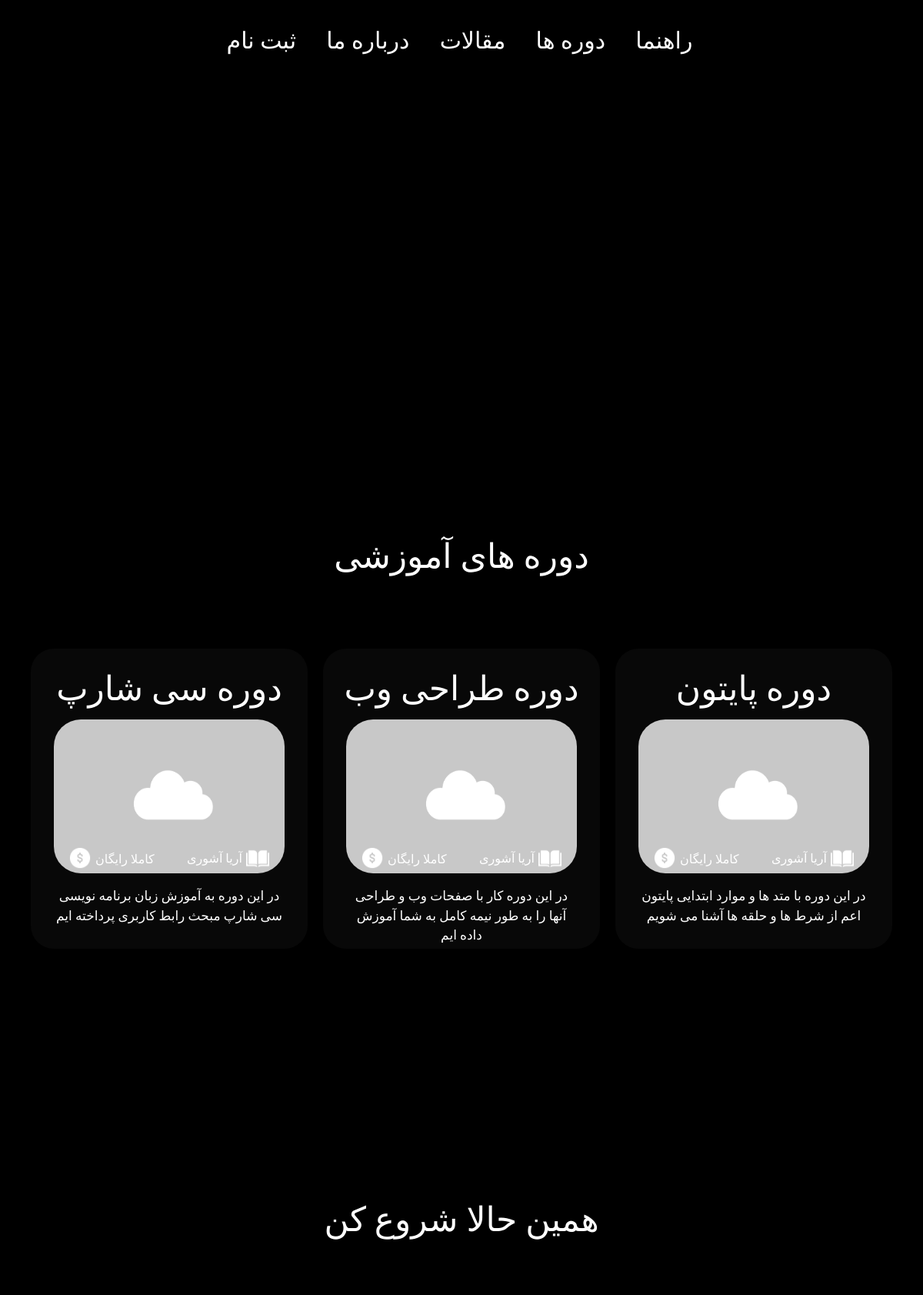
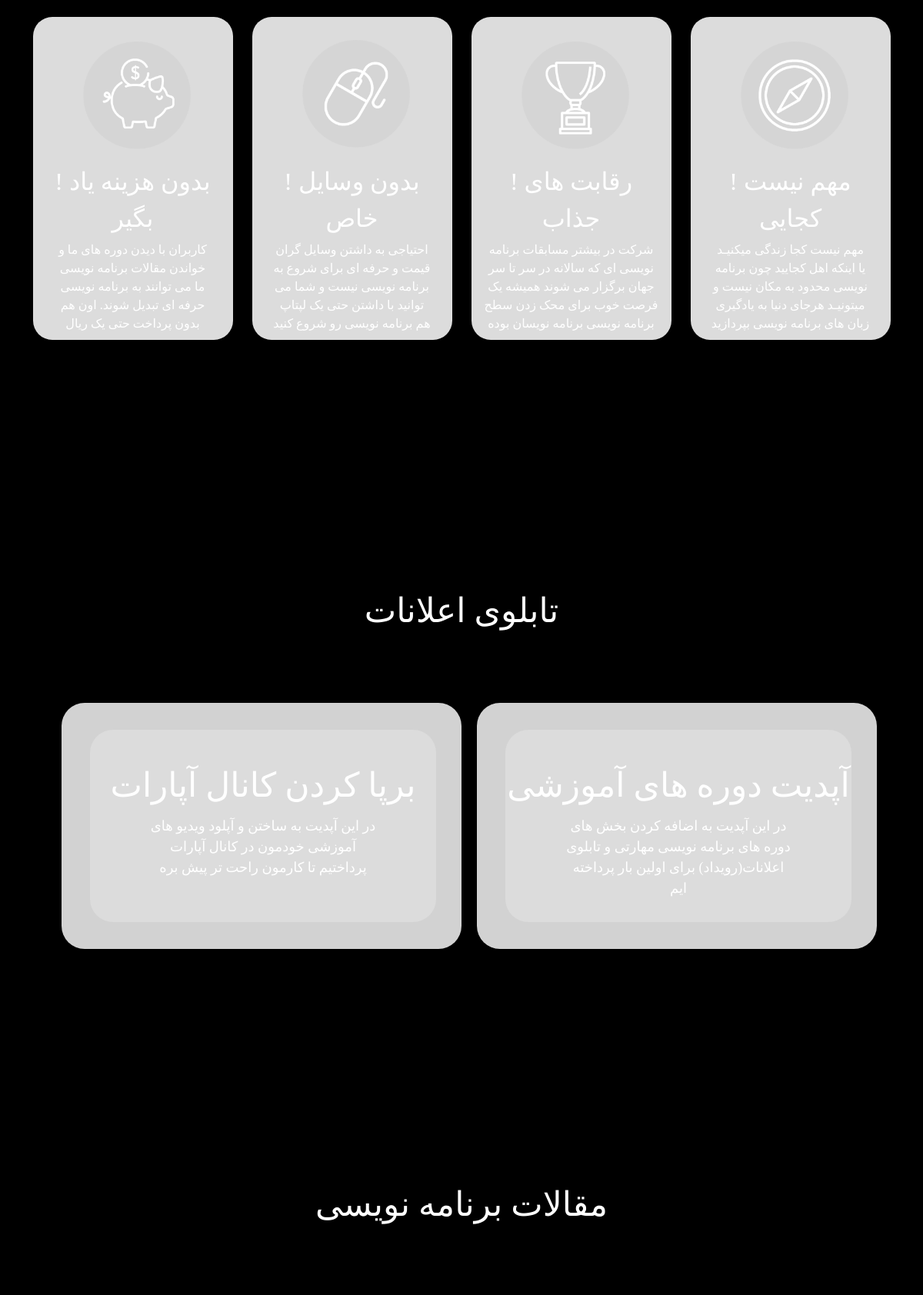
The app's page / (signed in, upper part) with its own data (2 pictures, top to bottom).
### Branch/models.py (models this page shows, shortened)
class Course(models.Model):
	status =  (
		("d", "Draft"),
		("p", "Publish")
	)
	title = models.CharField(max_length = 20)
	sitle = models.CharField(max_length = 20, unique = True, null = True)
	slug = models.SlugField(max_length = 20, unique = True, null = True)
	teacher = models.CharField(max_length = 30, null = True)
	price = models.CharField(max_length = 20, null = True)
	preamble = models.CharField(max_length = 90, null = True)
	Date = models.CharField(max_length = 20, null = True)
	Topic = models.CharField(max_length = 20, null = True)
	thumbnail = models.ImageField(null=True, upload_to = "Images")
	Video = models.CharField(max_length = 100, null = True)
	publish = models.DateTimeField(default = timezone.now)
	created = models.DateTimeField(auto_now_add = True)
	created = models.DateTimeField(auto_now = True)
	status = models.CharField(max_length = 1, choices = status)

class Notification(models.Model):
	status =  (
		("d", "Draft"),
		("p", "Publish")
	)
	title = models.CharField(max_length = 40)
	preamble = models.CharField(max_length = 120, null = True)
	Date = models.CharField(max_length = 20, null = True)
	publish = models.DateTimeField(default = timezone.now)
	created = models.DateTimeField(auto_now_add = True)
	created = models.DateTimeField(auto_now = True)
	status = models.CharField(max_length = 1, choices = status)

### Branch/views.py (the view)
# urls.py: path('', home, name="home"),
def home(request):
	context = {"Articles" : Article.objects.filter(status = "p").order_by("-publish")[:3],
	"Courses" : Course.objects.filter(status = "p").order_by("-publish")[:3],
	"Notifs" : Notification.objects.filter(status = "p").order_by("-publish")[:2],}
	return render(request, "home.html", context)

### Branch/templates/home.html (shortened to what this page needs)
{% load static %}
<!DOCTYPE html>
<html>
    <head>
        <link href="https://cdn.jsdelivr.net/npm/bootstrap@5.1.3/dist/css/bootstrap.min.css" rel="stylesheet">
        <link href="https://unpkg.com/aos@2.3.1/dist/aos.css" rel="stylesheet">
        <link rel="stylesheet" href="{% static 'css/home.css' %}">
    </head>
    <Body>
        <div style="cursor:pointer;" data-aos="fade-down" class="container">
            <div class="row">
                <div class="col-12 co-md-12" style="margin-top:20px; text-align:center; margin-top:30px; margin-left:-20px;">
                    <a href="signup"><p class="li_element">ثبت نام</p></a>
                    <a href="about"><p class="li_element">درباره ما</p></a>
                    <a href="blogs"><p class="li_element">مقالات</p></a>
                    <a href="courses"><p class="li_element">دوره ها</p></a>
                    <a href="guide"><p class="li_element">راهنما</p></a>
                </div>
            </div>
        </div>
        <div data-aos="fade-up" data-aos-duration="750" class="container" style="justify-content:center; display:flex; margin-top:600px;">
            <p style="font-family:Aviny; font-size:44px; color:white;">دوره های آموزشی</p>
        </div>
        <div data-aos="fade-up" data-aos-duration="1000" class="container" style="margin-top:50px;">
            <div class="row">
            {% for Course in Courses %}
                    <div class="col-12 col-md-4" id="base_of_advan">
                        <p style="color:white; font-size:44px; margin-top:20px; text-align:center; font-family:Aviny;">{{Course.title}}</p>
                        <div class="container" style="justify-content:center; display:flex;">
                            {% if user.is_authenticated %}
                                <a style="text-decoration:none;" href="/course/{{Course.slug}}"><img src="{{Course.thumbnail.url}}" style="width:300px; margin:-10px auto; height:200px; border-radius:35px;">
                                <img style="width:30px; height:30px; margin-top:-45px; margin-left:250px;" src="{% static 'img/Article icon/Teacher.png' %}">
                                <img style="width:28px; height:28px; margin-top:-95px; margin-left:20px;" src="{% static 'img/Article icon/Price.png' %}"></a>
                            {% endif %}
                        </div>
                        <p style="color:white; font-family:Vazir; font-size:16px; margin-top:-69px; margin-left:191px">{{Course.teacher}}</p>
                        <p style="color:white; font-family:Vazir; font-size:16px; margin-top:-39px; margin-left:72px">{{Course.price}}</p>
                        <div style="margin:23px auto; font-weight:100; text-align:center; background-color:none; height:80px; width:300px; font-family:Vazir; font-size:17px; color:white;">{{Course.preamble}}</div>
                    </div>
            {% endfor %}
            </div>
        </div>
        <div data-aos="fade-up" data-aos-duration="750" class="container" style="justify-content:center; display:flex; margin-top:300px;">
            <p style="font-family:Aviny; font-size:44px; color:white;">همین حالا شروع کن</p>
        </div>
        <div data-aos="fade-up" data-aos-duration="1000" style="margin-top:50px;" class="container">
            <div class="row">
                <div id="base_of_desc" class="col-12 col-lg-3">
                    <div style="background-color:none; width:130px; height:130px; border-radius:50%; margin:30px auto;">
                        <img style="width:140px; height:140px; margin:2px auto;" src="{% static 'img/Main icon/Money.png' %}">
                    </div>
                    <div style="color:white; font-weight:300; font-family:Aviny; font-size:32px; text-align:center; margin-top:px;">! بدون هزینه یاد بگیر</div>
                    <div style="color:white; font-weight:300; text-align:justify; text-justify:inter-word; font-family:Shabnam; font-size:16px; width:200px; text-align:center; margin:5px auto;">کاربران  با دیدن دوره های ما و خواندن مقالات برنامه نویسی<br> ما می توانند به برنامه نویسی حرفه ای تبدیل شوند. اون هم بدون پرداخت حتی یک ریال</div>
                </div>
                <div id="base_of_desc" class="col-12 col-lg-3">
                    <div style="background-color:none; width:130px; height:130px; border-radius:50%; margin:30px auto;">
                        <img style="width:140px; height:140px; margin:0px auto;" src="{% static 'img/Main icon/Mouse.png' %}">
                    </div>
                    <div style="color:white; font-weight:300; font-family:Aviny; font-size:32px; text-align:center; margin-top:5px;">! بدون وسایل خاص</div>
                    <div style="color:white; font-weight:300; text-align:justify; text-justify:inter-word; font-family:Shabnam; font-size:16px; text-align:center; margin-top:5px;"> احتیاجی به داشتن وسایل گران قیمت و حرفه ای برای شروع به <br>برنامه نویسی نیست و شما می توانید با داشتن حتی یک لپتاپ <br>هم برنامه نویسی رو شروع کنید</div>
                </div>
                <div id="base_of_desc" class="col-12 col-lg-3">
                    <div style="background-color:none; width:130px; height:130px; border-radius:50%; margin:30px auto;">
                        <img style="width:140px; height:140px; margin:2px auto;" src="{% static 'img/Main icon/Trophy.png' %}">
                    </div>
                    <div style="color:white; font-weight:300; font-family:Aviny; font-size:32px; text-align:center; margin-top:5px;">! رقابت های جذاب</div>
                    <div style="color:white; font-weight:300; text-align:justify; text-justify:inter-word; font-family:Shabnam; font-size:16px; text-align:center; margin-top:5px;">شرکت در  بیشتر مسابقات برنامه<br> نویسی ای که سالانه در سر تا سر جهان برگزار می شوند همیشه یک فرصت خوب برای محک زدن سطح برنامه نویسی  برنامه نویسان بوده</div>
                </div>
                <div id="base_of_desc" class="col-12 col-lg-3">
                    <div style="background-color:none; width:130px; height:130px; border-radius:50%; margin:30px auto;">
                        <img style="width:140px; height:140px; margin:2px auto;" src="{% static 'img/Main icon/Compass.png' %}">
                    </div>
                    <div style="color:white; font-weight:300; font-family:Aviny; font-size:32px; text-align:center; margin-top:5px;">! مهم نیست کجایی</div>
                    <div style="color:white; font-weight:300; text-align:justify; text-justify:inter-word; font-family:Shabnam; font-size:16px; text-align:center; margin-top:5px;">مهم نیست کجا زندگی میکنیـد<br>یا اینکه اهل کجایید چون برنامه نویسی محدود به مکان نیست و میتونیـد هرجای دنیا به یادگیری<br>زبان های برنامه نویسی  بپردازید</div>
                </div>
            </div>
        </div>
        <div data-aos="fade-up" data-aos-duration="750" class="container" style="justify-content:center; display:flex; margin-top:300px;">
            <p style="font-family:Aviny; font-size:44px; color:white;">تابلوی اعلانات</p>
        </div>
        <div data-aos="fade-up" data-aos-duration="1000" class="container" style="margin-top:20px; justify-content:center; display:flex;">
            <div class="row">
                {% for Notif in Notifs %}
                    <div class="col-12 col-md-6" id="base_of_Notif">
                        <div id="base_of_Notif_two">
                            <p style="color:white; font-size:44px; margin-top:220px; padding-top:40px; text-align:center; font-family:Aviny;">{{Notif.title}}</p>
                            <div style="margin:-20px auto; font-weight:150; text-align:center; background-color:none; height:80px; width:300px; border-radius:30px; text-align:center; background-color:none; padding-top:10px; font-family:Vazir; font-size:18px; color:white;">{{Notif.preamble}}</div>
                        </div>
                    </div>
                {% endfor %}
            </div>
        </div>
        <div data-aos="fade-up" data-aos-duration="750" class="container" style="justify-content:center; display:flex; margin-top:300px;">
            <p style="font-family:Aviny; font-size:44px; color:white;">مقالات برنامه نویسی</p>
        </div>
        <div data-aos="fade-up" data-aos-duration="1000" class="container" style="margin-top:50px;">
            <div class="row">
            </div>
        </div>
    </Body>
</html>

### Branch/static/css/home.css (style rules this page uses)
* { padding:0; margin:0; }
::placeholder { color: rgb(255, 255, 255); opacity:0.8; }
Body { background-color:black; overflow-x:hidden; }
#base_of_desc { background-color:rgb(220,220,220); border-radius:25px; width:260px; height:420px; margin:20px auto; }
#base_of_desc { transition-duration:0.4s; }
#base_of_advan { background-color:rgb(8,8,8); width:360px; height:390px; border-radius:30px; margin:20px auto; }
#base_of_advan { transition-duration:0.5s; }
.li_element { display:inline-block; color:white; font-family:Aviny; font-size:30px; cursor:pointer; background-color:none; margin-left:35px; margin-top:0px; }
.li_element { transition-duration:0.3s; }
#base_of_Notif { background-color:rgb(210,210,210); border-radius:30px; width:520px; height:320px; margin-top:50px; margin-left:20px; }
#base_of_Notif_two { background-color:rgb(220,220,220); border-radius:30px; width:450px; height:250px; margin-top:-185px; margin-left:25px; }
#base_of_Notif { transition-duration:0.3s; }

### records on screen
Course: title "دوره سی شارپ", thumbnail (picture), teacher "آریا آشوری", price "کاملا رایگان", preamble "در این دوره به آموزش زبان برنامه نویسی سی شارپ مبحث رابط کاربری پرداخته ایم"
Course: title "دوره طراحی وب", thumbnail (picture), teacher "آریا آشوری", price "کاملا رایگان", preamble "در این دوره کار با صفحات وب و طراحی آنها را به طور نیمه کامل به شما آموزش داده ایم"
Course: title "دوره پایتون", thumbnail (picture), teacher "آریا آشوری", price "کاملا رایگان", preamble "در این دوره با متد ها و موارد ابتدایی پایتون اعم از شرط ها و حلقه ها آشنا می شویم"
Notification: title "برپا کردن کانال آپارات", preamble "در این آپدیت به ساختن و آپلود ویدیو های آموزشی خودمون در کانال آپارات پرداختیم تا کارمون راحت تر پیش بره"
Notification: title "آپدیت دوره های آموزشی", preamble "در این آپدیت به اضافه کردن بخش های دوره های برنامه نویسی مهارتی و تابلوی اعلانات(رویداد) برای اولین بار پرداخته ایم"
